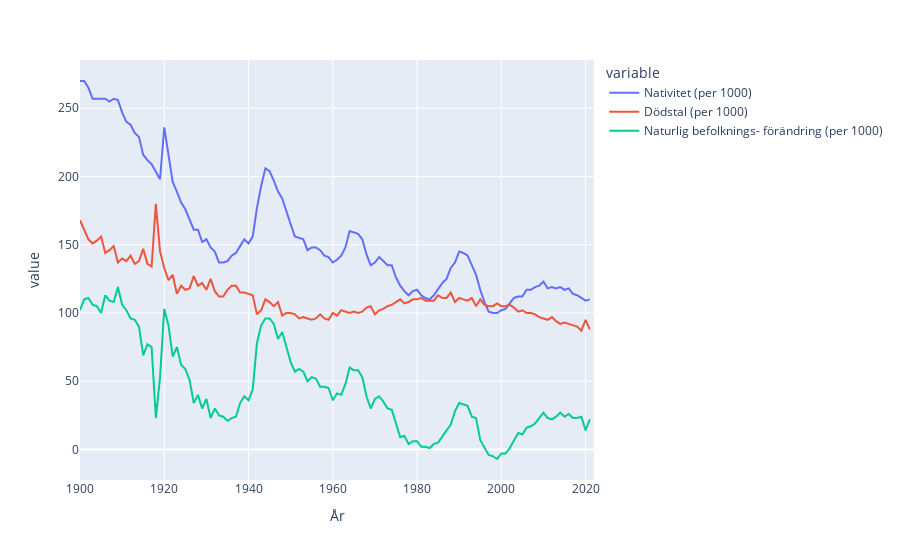

The cell this chart's notebook holds for it:
### Code cell
fig = px.line(befolknings_data, x="År", y=["Nativitet (per 1000)", "Dödstal (per 1000)", "Naturlig befolknings- förändring (per 1000)"])

fig.show()
